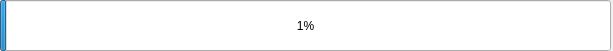
<?xml version="1.0" encoding="UTF-8"?>
<ui version="4.0">
 <class>Form</class>
 <widget class="QWidget" name="Form">
  <property name="geometry">
   <rect>
    <x>0</x>
    <y>0</y>
    <width>613</width>
    <height>51</height>
   </rect>
  </property>
  <property name="windowTitle">
   <string>ProgressBar</string>
  </property>
  <widget class="QProgressBar" name="progressBar">
   <property name="geometry">
    <rect>
     <x>0</x>
     <y>0</y>
     <width>611</width>
     <height>51</height>
    </rect>
   </property>
   <property name="value">
    <number>1</number>
   </property>
  </widget>
 </widget>
 <resources/>
 <connections/>
</ui>
